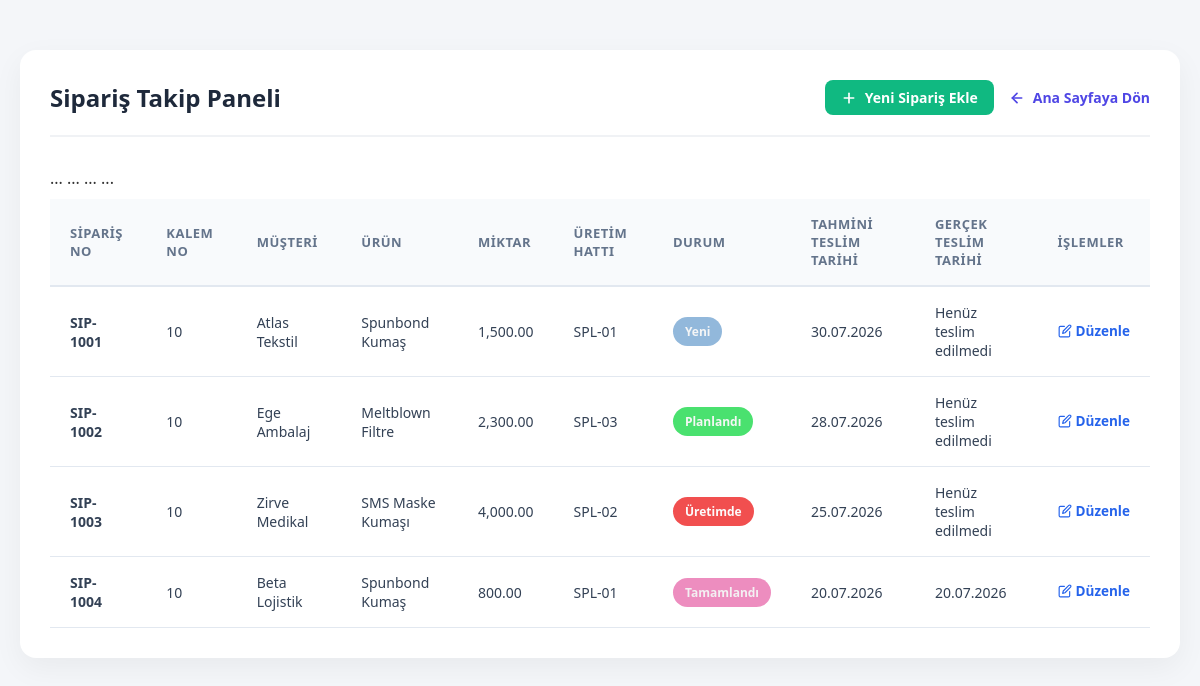
The page /orders on the database its author committed.
### app/models.py (models this page shows)
class Order(Base):
    __tablename__ = "orders"
    id: Mapped[int] = mapped_column(
        primary_key=True,
        index=True,
    )
    order_no: Mapped[str] = mapped_column(
        String(50),
        unique=False,
        nullable=False,
        index=True,
    )
    item_no: Mapped[str] = mapped_column(
        String(50),
        nullable=False,
        index=True,
    )
    customer_name: Mapped[str] = mapped_column(
        String(150),
        nullable=False,
    )
    product_id: Mapped[int | None] = mapped_column(
        ForeignKey("products.id"),
        nullable=True,
    )
    quantity: Mapped[float | None] = mapped_column(
        Float,
        nullable=True,
    )
    width: Mapped[float | None] = mapped_column(
        Float,
        nullable=True,
    )
    grammage: Mapped[float | None] = mapped_column(
        Float,
        nullable=True,
    )
    market_type: Mapped[str] = mapped_column(
        String(50),
        default="Yurtiçi",
        nullable=False,
    )
    sales_rep: Mapped[str | None] = mapped_column(
        String(100),
        nullable=True,
    )
    unit_price: Mapped[float] = mapped_column(
        Float,
        default=0.0,
        nullable=False,
    )
    currency: Mapped[str] = mapped_column(
        String(20),
        default="TRY",
        nullable=False,
    )
    production_line: Mapped[str | None] = mapped_column(
        String(50),
        nullable=True,
    )
    priority: Mapped[str] = mapped_column(
        String(50),
        default="Orta",
        nullable=False,
    )
    status: Mapped[str] = mapped_column(
        String(50),
        default="Yeni",
        nullable=False,
    )
    estimated_delivery_date: Mapped[date | None] = mapped_column(
        Date,
        nullable=True,
    )
    actual_delivery_date: Mapped[date | None] = mapped_column(
        Date,
        nullable=True,
    )
    completion_date: Mapped[date | None] = mapped_column(
        Date,
        nullable=True,
    )
    product = relationship("Product", back_populates="orders")

class Product(Base):
    __tablename__ = "products"
    id: Mapped[int] = mapped_column(primary_key=True, index=True)
    product_code: Mapped[str] = mapped_column(String(50), unique=True, nullable=False, index=True) # Örn: URN-SPN01
    product_name: Mapped[str] = mapped_column(String(150), nullable=False)
    product_group: Mapped[str | None] = mapped_column(String(100), nullable=True) # Örn: Spunbond, Meltblown
    standard_width: Mapped[float | None] = mapped_column(Float, nullable=True) # Standart en değeri (cm)
    grammage: Mapped[float | None] = mapped_column(Float, nullable=True) # Standart gramajı (g/m2)
    unit: Mapped[str] = mapped_column(String(20), default="Metre", nullable=False) # Ölçü birimi
    eligible_lines: Mapped[str | None] = mapped_column(String(150), nullable=True) # Üretilebildiği makineler (Örn: "SPL-01,SPL-02")
    is_active: Mapped[bool] = mapped_column(Boolean, default=True, nullable=False)
    orders = relationship("Order", back_populates="product")
    recipes = relationship("Recipe", back_populates="product")

### app/main.py (the view)
@app.get("/orders", response_class=HTMLResponse)
def get_orders(request: Request):
    db = SessionLocal()
    try:
        orders = db.query(models.Order).options(joinedload(models.Order.product)).all()
    finally:
        db.close()
    return templates.TemplateResponse(
        request=request,
        name="orders.html",
        context={
            "title": "Siparişler - Üretim Asistanım",
            "orders": orders,
        },
    )

### app/templates/orders.html (shortened to what this page needs)
<!DOCTYPE html>
<html lang="tr">
<head>
</head>
<body>
    <div class="container">
        <div class="header">
            <h1>Sipariş Takip Paneli</h1>
            <div style="display: flex; gap: 15px; align-items: center;">
                <a href="/orders/new" style="display: inline-flex; align-items: center; text-decoration: none; color: white; background-color: #10b981; font-weight: 600; font-size: 14px; padding: 8px 16px; border-radius: 8px; transition: all 0.2s ease;">
                    <svg width="16" height="16" viewBox="0 0 24 24" fill="none" stroke="currentColor" stroke-width="2.5" stroke-linecap="round" stroke-linejoin="round" style="margin-right: 8px;">
                        <line x1="12" y1="5" x2="12" y2="19"></line>
                        <line x1="5" y1="12" x2="19" y2="12"></line>
                    </svg>
                    Yeni Sipariş Ekle
                </a>
                <a href="/" class="btn-back">
                    <svg width="16" height="16" viewBox="0 0 24 24" fill="none" stroke="currentColor" stroke-width="2.5" stroke-linecap="round" stroke-linejoin="round">
                        <line x1="19" y1="12" x2="5" y2="12"></line>
                        <polyline points="12 19 5 12 12 5"></polyline>
                    </svg>
                    Ana Sayfaya Dön
                </a>
            </div>
        </div>
        <div class="table-responsive">
            <table>
                <thead>
                    <tr>
                        <th>Sipariş No</th>
                          <th>Kalem No</th>
                        <th>Müşteri</th>
                        <th>Ürün</th>
                        <th>Miktar</th>
                        <th>Üretim Hattı</th>
                        <th>Durum</th>
                        <th>Tahmini Teslim Tarihi</th>
                        <th>Gerçek Teslim Tarihi</th>
                                        <th>İşlemler</th>
                    </tr>
                </thead>
                <tbody>
                    {% if orders %}
                        {% for order in orders %}
                            <tr>
                                <td><strong>{{ order.order_no }}</strong></td>
                                <td>{{ order.item_no }}</td>
                                <td>{{ order.customer_name }}</td>
                                <td>{{ order.product.product_name if order.product else '-' }}</td>
                                <td>
                                    {% if order.quantity %}
                                        {{ "{:,.2f}".format(order.quantity) }}
                                    {% else %}
                                        -
                                    {% endif %}
                                </td>
                                <td>{{ order.production_line or '-' }}</td>
                                <td>
                                    {% if order.status == 'Yeni' %}
                                        <span class="badge badge-yeni">{{ order.status }}</span>
                                    {% elif order.status == 'Planlandı' %}
                                        <span class="badge badge-planlandi">{{ order.status }}</span>
                                    {% elif order.status == 'Üretimde' %}
                                        <span class="badge badge-uretimde">{{ order.status }}</span>
                                    {% elif order.status == 'Tamamlandı' or order.status == 'Teslim Edildi' %}
                                        <span class="badge badge-tamamlandi">{{ order.status }}</span>
                                    {% else %}
                                        <span class="badge">{{ order.status }}</span>
                                    {% endif %}
                                </td>
                                <td>
                                    {{ order.estimated_delivery_date.strftime('%d.%m.%Y') if order.estimated_delivery_date else '-' }}
                                </td>
                                <td>
                                    {{ order.actual_delivery_date.strftime('%d.%m.%Y') if order.actual_delivery_date else 'Henüz teslim edilmedi' }}
                                </td>
                                <td>
                                    <a href="/orders/{{ order.id }}/edit" style="color: #2563eb; text-decoration: none; font-weight: 600; font-size: 13.5px; display: inline-flex; align-items: center; gap: 4px;">
                                        <svg width="14" height="14" viewBox="0 0 24 24" fill="none" stroke="currentColor" stroke-width="2" stroke-linecap="round" stroke-linejoin="round">
                                            <path d="M11 4H4a2 2 0 0 0-2 2v14a2 2 0 0 0 2 2h14a2 2 0 0 0 2-2v-7"></path>
                                            <path d="M18.5 2.5a2.121 2.121 0 1 1 3 3L12 15l-4 1 1-4Z"></path>
                                        </svg>
                                        Düzenle
                                    </a>
                                </td>
                            </tr>
                        {% endfor %}
                    {% endif %}
                </tbody>
            </table>
        </div>
    </div>
</body>
</html>

### app/templates/orders.html (style rules this page uses)
body { margin: 0; font-family: 'Segoe UI', Tahoma, Geneva, Verdana, sans-serif; background: #f4f6f9; color: #333; }
.container { max-width: 1100px; margin: 50px auto; padding: 30px; background: white; border-radius: 16px; box-shadow: 0 10px 30px rgba(0, 0, 0, 0.05); }
.header { display: flex; justify-content: space-between; align-items: center; margin-bottom: 30px; border-bottom: 2px solid #f0f2f5; padding-bottom: 20px; }
h1 { margin: 0; color: #1e293b; font-size: 24px; font-weight: 700; }
.btn-back { display: inline-flex; align-items: center; text-decoration: none; color: #4f46e5; font-weight: 600; font-size: 14px; transition: all 0.2s ease; }
.btn-back svg { margin-right: 8px; }
.table-responsive { overflow-x: auto; }
table { width: 100%; border-collapse: collapse; text-align: left; margin-top: 10px; }
th { background-color: #f8fafc; color: #64748b; font-weight: 600; font-size: 13px; text-transform: uppercase; letter-spacing: 0.5px; padding: 16px 20px; border-bottom: 2px solid #e2e8f0; }
td { padding: 16px 20px; border-bottom: 1px solid #e2e8f0; color: #334155; font-size: 14px; }
tbody tr { transition: background-color 0.2s ease; }
.badge { display: inline-block; padding: 6px 12px; border-radius: 9999px; font-size: 12px; font-weight: 600; text-align: center; }
.badge-yeni { background-color: #92b8db; color: #f4f5f6; }
.badge-planlandi { background-color: #4ae16f; color: #f5f7f5; }
.badge-uretimde { background-color: #f14f4f; color: #fcfbfb; }
.badge-tamamlandi { background-color: #ed8dbf; color: #f3f0f2; }

### rows shown on the page
Order: order_no "SIP-1001", item_no "10", customer_name "Atlas Tekstil", product "Spunbond Kumaş", quantity "1,500.00", production_line "SPL-01", status "Yeni", estimated_delivery_date "30.07.2026", actual_delivery_date "Henüz teslim edilmedi"
Order: order_no "SIP-1002", item_no "10", customer_name "Ege Ambalaj", product "Meltblown Filtre", quantity "2,300.00", production_line "SPL-03", status "Planlandı", estimated_delivery_date "28.07.2026", actual_delivery_date "Henüz teslim edilmedi"
Order: order_no "SIP-1003", item_no "10", customer_name "Zirve Medikal", product "SMS Maske Kumaşı", quantity "4,000.00", production_line "SPL-02", status "Üretimde", estimated_delivery_date "25.07.2026", actual_delivery_date "Henüz teslim edilmedi"
Order: order_no "SIP-1004", item_no "10", customer_name "Beta Lojistik", product "Spunbond Kumaş", quantity "800.00", production_line "SPL-01", status "Tamamlandı", estimated_delivery_date "20.07.2026", actual_delivery_date "20.07.2026"
